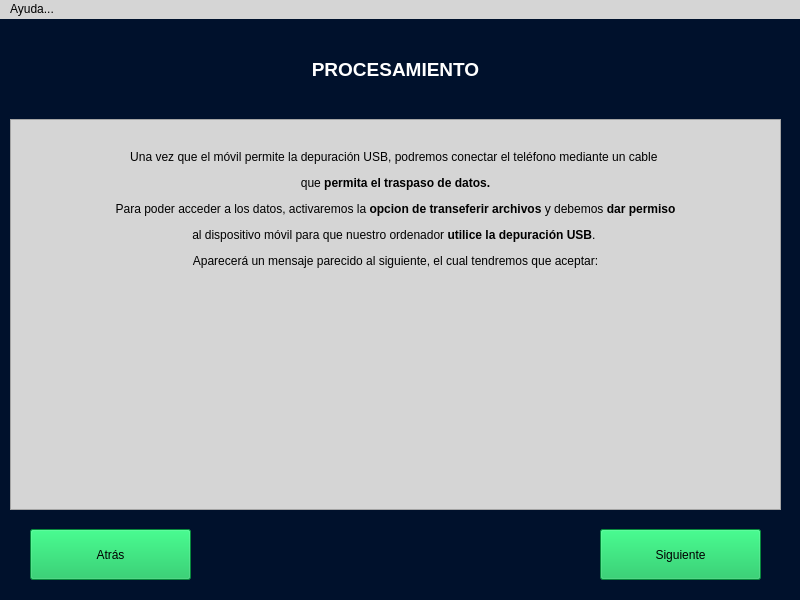
<?xml version="1.0" encoding="UTF-8"?>
<ui version="4.0">
 <class>MainWindow</class>
 <widget class="QMainWindow" name="MainWindow">
  <property name="geometry">
   <rect>
    <x>0</x>
    <y>0</y>
    <width>800</width>
    <height>600</height>
   </rect>
  </property>
  <property name="windowTitle">
   <string>AFA</string>
  </property>
  <property name="styleSheet">
   <string notr="true">background-color: rgb(0, 17, 44);</string>
  </property>
  <widget class="QWidget" name="centralwidget">
   <widget class="QFrame" name="frame">
    <property name="geometry">
     <rect>
      <x>10</x>
      <y>100</y>
      <width>771</width>
      <height>391</height>
     </rect>
    </property>
    <property name="styleSheet">
     <string notr="true">background-color: rgb(213, 213, 213);</string>
    </property>
    <property name="frameShape">
     <enum>QFrame::StyledPanel</enum>
    </property>
    <property name="frameShadow">
     <enum>QFrame::Raised</enum>
    </property>
    <widget class="QLabel" name="label_2">
     <property name="geometry">
      <rect>
       <x>20</x>
       <y>10</y>
       <width>731</width>
       <height>161</height>
      </rect>
     </property>
     <property name="text">
      <string>&lt;html&gt;&lt;head/&gt;&lt;body&gt;&lt;p align=&quot;center&quot;&gt;Una vez que el móvil permite la depuración USB, podremos conectar el teléfono mediante un cable &lt;/p&gt;&lt;p align=&quot;center&quot;&gt;que &lt;span style=&quot; font-weight:600;&quot;&gt;permita el traspaso de datos.&lt;/span&gt;&lt;/p&gt;&lt;p align=&quot;center&quot;&gt;Para poder acceder a los datos, activaremos la &lt;span style=&quot; font-weight:600;&quot;&gt;opcion de transeferir archivos&lt;/span&gt; y debemos &lt;span style=&quot; font-weight:600;&quot;&gt;dar permiso&lt;/span&gt;&lt;/p&gt;&lt;p align=&quot;center&quot;&gt;al dispositivo móvil para que nuestro ordenador &lt;span style=&quot; font-weight:600;&quot;&gt;utilice la depuración USB&lt;/span&gt;. &lt;/p&gt;&lt;p align=&quot;center&quot;&gt;Aparecerá un mensaje parecido al siguiente, el cual tendremos que aceptar:&lt;/p&gt;&lt;/body&gt;&lt;/html&gt;</string>
     </property>
    </widget>
    <widget class="QLabel" name="label">
     <property name="geometry">
      <rect>
       <x>230</x>
       <y>170</y>
       <width>341</width>
       <height>211</height>
      </rect>
     </property>
     <property name="text">
      <string/>
     </property>
     <property name="pixmap">
      <pixmap>iconos/PermisoDepuracion.jpeg</pixmap>
     </property>
    </widget>
   </widget>
   <widget class="QLabel" name="lbl_titulo">
    <property name="geometry">
     <rect>
      <x>260</x>
      <y>20</y>
      <width>271</width>
      <height>61</height>
     </rect>
    </property>
    <property name="text">
     <string>&lt;html&gt;&lt;head/&gt;&lt;body&gt;&lt;p align=&quot;center&quot;&gt;&lt;span style=&quot; font-size:14pt; font-weight:600; color:#ffffff;&quot;&gt;PROCESAMIENTO&lt;/span&gt;&lt;/p&gt;&lt;/body&gt;&lt;/html&gt;</string>
    </property>
   </widget>
   <widget class="QPushButton" name="bt_siguiente">
    <property name="geometry">
     <rect>
      <x>600</x>
      <y>510</y>
      <width>161</width>
      <height>51</height>
     </rect>
    </property>
    <property name="styleSheet">
     <string notr="true">background-color: rgb(10, 191, 83);</string>
    </property>
    <property name="text">
     <string>Siguiente</string>
    </property>
   </widget>
   <widget class="QPushButton" name="bt_atras">
    <property name="geometry">
     <rect>
      <x>30</x>
      <y>510</y>
      <width>161</width>
      <height>51</height>
     </rect>
    </property>
    <property name="styleSheet">
     <string notr="true">background-color: rgb(10, 191, 83);</string>
    </property>
    <property name="text">
     <string>Atrás</string>
    </property>
   </widget>
  </widget>
  <widget class="QMenuBar" name="menubar">
   <property name="geometry">
    <rect>
     <x>0</x>
     <y>0</y>
     <width>800</width>
     <height>20</height>
    </rect>
   </property>
   <property name="styleSheet">
    <string notr="true">background-color: rgb(213, 213, 213);</string>
   </property>
   <widget class="QMenu" name="menuAyuda">
    <property name="title">
     <string>Ayuda...</string>
    </property>
    <addaction name="actionNo_me_aparece_ese_aviso"/>
   </widget>
   <addaction name="menuAyuda"/>
  </widget>
  <action name="actionNo_me_aparece_ese_aviso">
   <property name="text">
    <string>No me aparece ese aviso</string>
   </property>
  </action>
 </widget>
 <resources>
  <include location="Paso0_DepuracionUSB.qrc"/>
 </resources>
 <connections/>
</ui>
